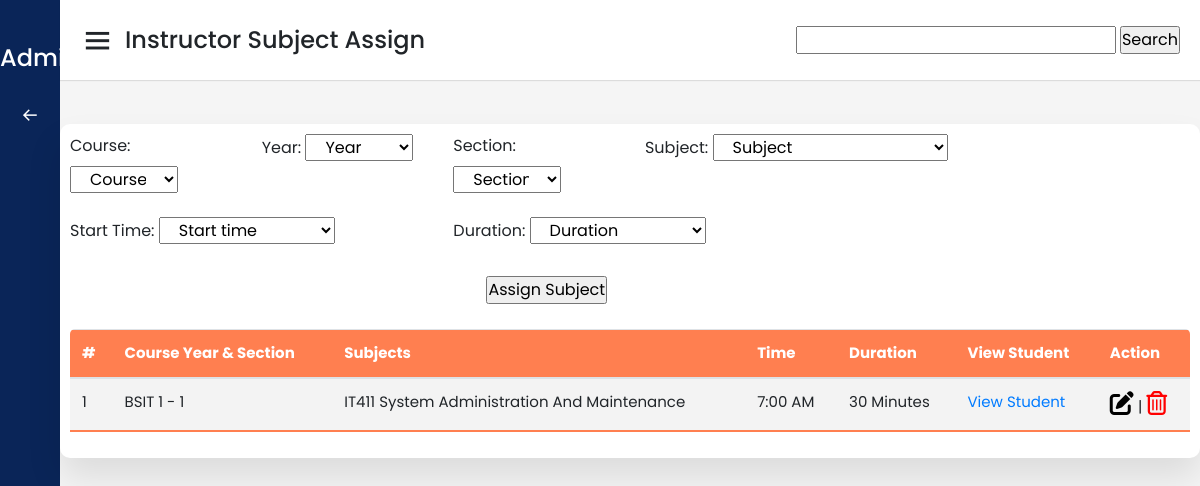
Screenshot of /instructor_subject_assign.php?id=12 with the database file from the repository.
### tables this page shows
CREATE TABLE `tbl_faculty_add_subject` (
  `id` int(11) NOT NULL AUTO_INCREMENT,
  `fk_instructor_id` int(11) NOT NULL,
  `fk_subject_id` int(11) NOT NULL,
  `time` varchar(11) NOT NULL,
  `duration` varchar(11) NOT NULL,
  `fk_course_id` int(11) NOT NULL,
  `fk_year` int(11) NOT NULL,
  `fk_section` int(11) NOT NULL,
  PRIMARY KEY (`id`),
  KEY `fk_instructorID` (`fk_instructor_id`),
  KEY `fksubjectID` (`fk_subject_id`),
  KEY `course` (`fk_course_id`),
  KEY `year` (`fk_year`),
  KEY `section` (`fk_section`),
  CONSTRAINT `course` FOREIGN KEY (`fk_course_id`) REFERENCES `tblcourse` (`id`),
  CONSTRAINT `fk_instructorID` FOREIGN KEY (`fk_instructor_id`) REFERENCES `tblinstructor` (`id`),
  CONSTRAINT `fksubjectID` FOREIGN KEY (`fk_subject_id`) REFERENCES `tblsubject` (`id`),
  CONSTRAINT `section` FOREIGN KEY (`fk_section`) REFERENCES `tblsection` (`id`),
  CONSTRAINT `year` FOREIGN KEY (`fk_year`) REFERENCES `tblyear` (`id`)
);

CREATE TABLE `tblcourse` (
  `id` int(11) NOT NULL AUTO_INCREMENT,
  `coursecode` varchar(50) NOT NULL,
  `coursedescription` varchar(50) NOT NULL,
  `is_deleted` tinyint(1) NOT NULL DEFAULT 0,
  PRIMARY KEY (`id`)
);

CREATE TABLE `tblyear` (
  `id` int(11) NOT NULL AUTO_INCREMENT,
  `year_code` varchar(50) NOT NULL,
  `year_description` varchar(11) NOT NULL,
  PRIMARY KEY (`id`)
);

CREATE TABLE `tblsection` (
  `id` int(11) NOT NULL AUTO_INCREMENT,
  `section_code` varchar(50) NOT NULL,
  PRIMARY KEY (`id`)
);

CREATE TABLE `tblsubject` (
  `id` int(11) NOT NULL AUTO_INCREMENT,
  `subject_code` varchar(50) NOT NULL,
  `subject_description` varchar(50) NOT NULL,
  `fk_semester_id` int(11) NOT NULL,
  `is_deleted` tinyint(1) NOT NULL DEFAULT 0,
  PRIMARY KEY (`id`),
  KEY `semesterID` (`fk_semester_id`),
  CONSTRAINT `semesterID` FOREIGN KEY (`fk_semester_id`) REFERENCES `tblsemester` (`id`)
);

### instructor_subject_assign.php (the view, shortened to what this page needs)
<?php
require("config/db_connect.php");
?>
<!DOCTYPE html>
<html lang="en">
<head>
  <link rel="stylesheet" href="css/sidebar.css" />
  <link href="https://unpkg.com/boxicons@2.0.7/css/boxicons.min.css" rel="stylesheet" />
<link rel="stylesheet" href="https://cdn.jsdelivr.net/npm/bootstrap@4.3.1/dist/css/bootstrap.min.css">
</head>
<body>
  <div class="sidebar">
    <div class="logo-details">
      <span class="logo_name">&nbsp;&nbsp;&nbsp;&nbsp;&nbsp; Administrator</span>
    </div>
    <ul class="nav-links">
      <li>
        <a href="instructor.php">
        <i class='bx bx-arrow-back'></i>
          <span class="links_name">Back</span>
        </a>
      </li>
    </ul>
  </div>
  <section class="home-section">
    <nav>
      <div class="sidebar-button">
        <i class="bx bx-menu sidebarBtn"></i>
        <span class="dashboard">Instructor Subject Assign</span>
      </div>
      <form onsubmit="return ajsearch();">
        <input type="text" id="search" required />
        <input type="submit" value="Search" />
      </form>
    </nav>
    <div class="home-content">
      <section class="attendance">
        <div class="attendance-list">
        <form action="instructor_subject_assign.php?id=<?php echo $_GET['id']?>" method="POST">
            <div class="row">
      <div class="col-md-2 mb-2">
    <label for="Course">Course:</label>
    <select name="txtCourse" class="col-md-8 mb-3" required>
            <option value="cbosubject">Course </Section></option>
          </div>
          <div class="col-md-2 mb-2">
    <label for="Course">Year:</label>
    <select name="txtYear" class="col-md-8 mb-3" required>
            <option value="cbosubject">Year </Section></option>
          <div class="col-md-2 mb-2">
    <label for="Course">Section:</label>
    <select name="txtSection" class="col-md-8 mb-3" required>
            <option value="cbosubject">Section </Section></option>
          </select>
          </div>
    <div class="col-md-4 mb-3">
    <label for="Course">Subject:</label>
    <select name="txtSubject" class="col-md-8 mb-3" required>
            <option value="cbosubject">Subject</option>
          </select>
    </div>
    <div class="col-md-4 mb-3">
    <label for="Course">Start Time:</label>
    <select name="txtTime" class="col-md-6 mb-3" required>
            <option value="cbostarttime">Start time</option>
          </select>
    </div>
    <div class="col-md-4 mb-3">
    <label for="Course">Duration:</label>
    <select name="txtDuration" class="col-md-6 mb-3" required>
            <option value="cbostarttime">Duration</option>
          </select>
  </div>
  <input type="submit" name="btnsave" value="Assign Subject" class="form-btn">
          <table class="table">
            <thead>
              <tr>
                <th>#</th>
                <th>Course Year & Section</th>
                <th>Subjects</th>
                <th>Time</th>
                <th>Duration</th>
                <th>View Student</th>
                <th>Action</th>
              </tr>
            </thead>
            <tbody>
              <?php
              $numid = $_REQUEST['id'];
               $sql = "SELECT A.id, D.coursecode, E.year_code, F.section_code, C.subject_code, A.time, A.duration,
               C.id AS subject_id, C.subject_description
               FROM Tbl_faculty_add_subject AS A
               INNER JOIN Tblinstructor AS B ON A.Fk_instructor_id = B.Id
               INNER JOIN Tblsubject AS C ON A.Fk_subject_id = C.Id
               INNER JOIN Tblcourse AS D ON A.Fk_course_id = D.Id
               INNER JOIN Tblyear AS E ON A.Fk_year = E.Id
               INNER JOIN Tblsection AS F ON A.Fk_section = F.Id
                WHERE A.fk_instructor_id = $numid";
                $res = $conn->prepare($sql);
                $res->execute();
                $i = 1;
                if ($res->rowCount() > 0) {
                    while ($row = $res->fetch(PDO::FETCH_ASSOC)) {
                        echo "<tr>
                <td>" . $i . "</td>
                <td>" . $row['coursecode'] . " " . $row['year_code'] . " - " . $row['section_code'] . "</td>
                <td>" . $row['subject_code'] . " " . $row['subject_description'] . "</td>
                <td>" . $row['time'] . "</td>
                <td>" . $row['duration'] . "</td>
                <td><a href = 'instructor_view_list.php?id=" . $row['subject_id'] . "'>View Student</a> </td>
                <td><a href = 'student_edit_record.php?id=" . $row['id'] . "'><i class='fas fa-edit' style='font-size:24px;color:black'></i></a> | ";
                ?>
          <a href='instructor_subject_delete.php?delete_id=<?php echo $row['id']; ?>&return_id=<?php echo $_GET['id']?>' onClick="return confirm('are you sure you want to delete this?');"><i class='far fa-trash-alt' style='font-size:24px;color:red'></i></a></td>
        <?php
                $i++;
            }
        } else {
            echo "<tr> <td colspan = '9'> NO RECORDS FOUND</td> </tr>";
        }
        ?>
            </tbody>
          </table>
</body>
</html>

### css/sidebar.css (style rules this page uses)
* { margin: 0; padding: 0; box-sizing: border-box; font-family: 'Poppins', sans-serif; }
.sidebar { position: fixed; height: 100%; width: 240px; background: #0A2558; transition: all 0.5s ease; }
.sidebar .logo-details { height: 80px; display: flex; align-items: center; }
.sidebar .logo-details .logo_name { color: #fff; font-size: 24px; font-weight: 500; }
.sidebar .nav-links { margin-top: 10px; }
.sidebar .nav-links li { position: relative; list-style: none; height: 50px; }
.sidebar .nav-links li a { height: 100%; width: 100%; display: flex; align-items: center; text-decoration: none; transition: all 0.4s ease; }
.sidebar .nav-links li i { min-width: 60px; text-align: center; font-size: 18px; color: #fff; }
.sidebar .nav-links li a .links_name { color: #fff; font-size: 15px; font-weight: 400; white-space: nowrap; }
.home-section { position: relative; background: #f5f5f5; min-height: 100vh; width: calc(100% - 240px); left: 240px; transition: all 0.5s ease; }
.home-section nav { display: flex; justify-content: space-between; height: 80px; background: #fff; display: flex; align-items: center; position: fixed; width: calc(100% - 240px); left: 240px; z-index: 100; padding: 0 20px; box-shadow: 0 1px 1px rgba(0, 0, 0, 0.1); transition: all 0.5s ease; }
.home-section nav .sidebar-button { display: flex; align-items: center; font-size: 24px; font-weight: 500; }
nav .sidebar-button i { font-size: 35px; margin-right: 10px; }
.home-section .home-content { position: relative; padding-top: 104px; }
.attendance { margin-top: 20px; text-transform: capitalize; }
.attendance-list { width: 100%; padding: 10px; margin-top: 10px; background: #fff; border-radius: 10px; box-shadow: 0 20px 35px rgba(0, 0, 0, 0.1); }
.table { border-collapse: collapse; margin: 25px 0; font-size: 15px; min-width: 100%; overflow: hidden; border-radius: 5px 5px 0 0; }
table thead tr { color: #fff; background: coral; text-align: left; font-weight: bold; }
.table th, .table td { padding: 12px 15px; }
.table tbody tr { border-bottom: 1px solid #ddd; }
.table tbody tr:nth-of-type(odd) { background: #f3f3f3; }
.table tbody tr:last-of-type { border-bottom: 2px solid coral; }
@media (max-width: 1240px) { .sidebar { width: 60px; } }
@media (max-width: 1240px) { .home-section { width: calc(100% - 60px); left: 60px; } }
@media (max-width: 1240px) { .home-section nav { width: calc(100% - 60px); left: 60px; } }

### rows the page displays
tbl_faculty_add_subject: fk_course.coursecode "BSIT", fk_year.year_code "1", fk_section.section_code "1", fk_subject.subject_code "IT411", fk_subject.subject_description "System Administration And Maintenance", time "7:00 AM", duration "30 Minutes"
